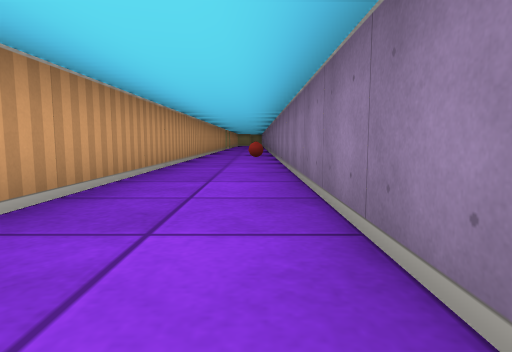
View 1 (above)

24 first-person views from a walk through a cub3D ray-caster map. The camera is about half as high as the walls, tilts 6° down and sees 75° across. The floor is counted in squares. Each view is taken from the middle of a square. On the plan, view 1 faces up. The plan holds only what a view shows up to about 9 squares ahead; the rest is blank.

View 2
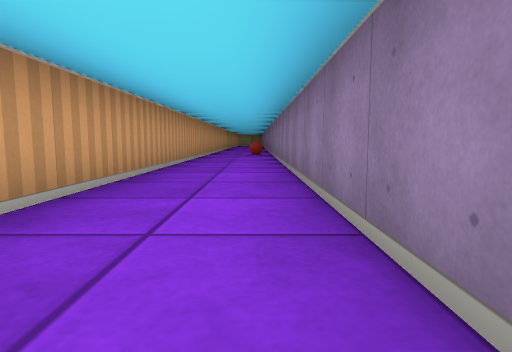

View 3
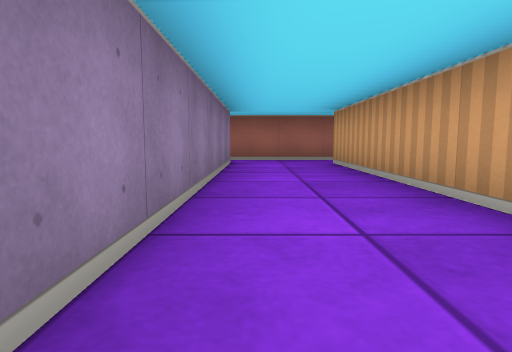

View 4
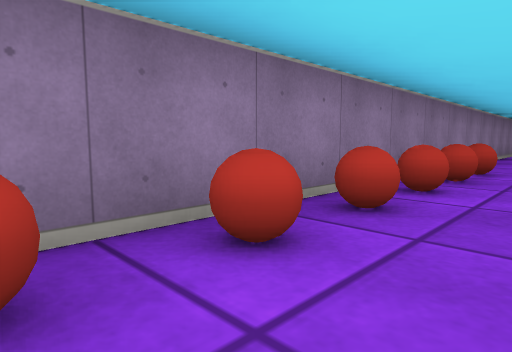

View 5
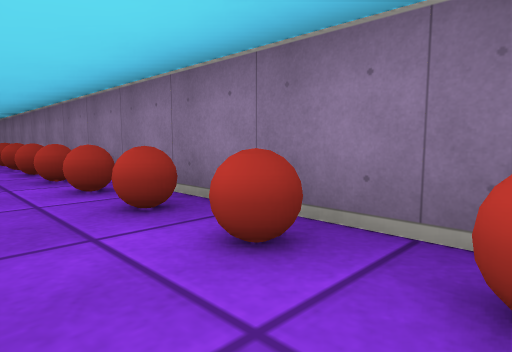

View 6
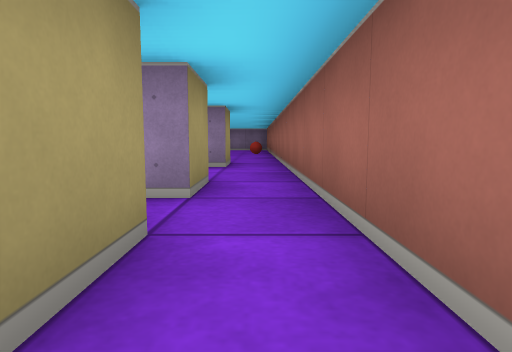

View 7
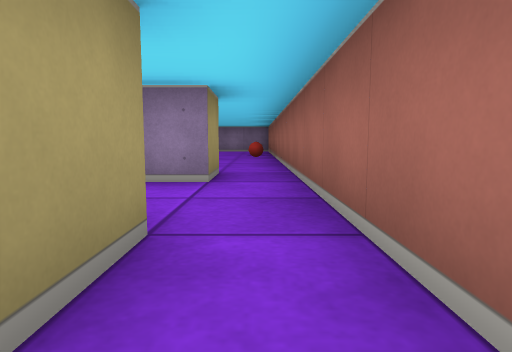

View 8
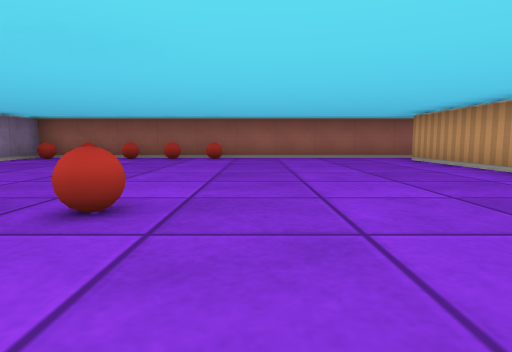

View 9
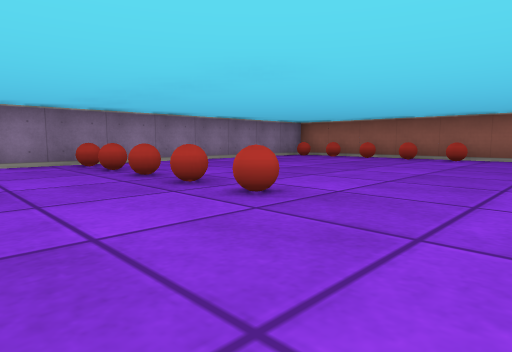

View 10
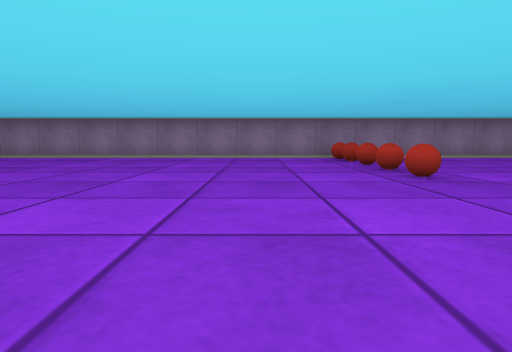

View 11
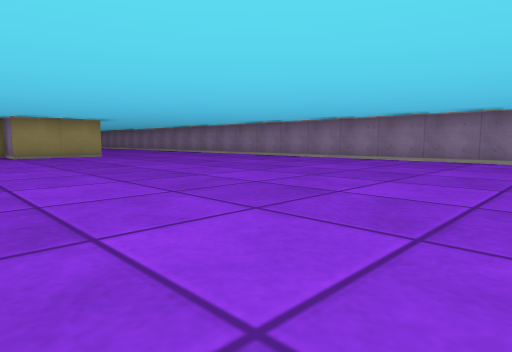

View 12
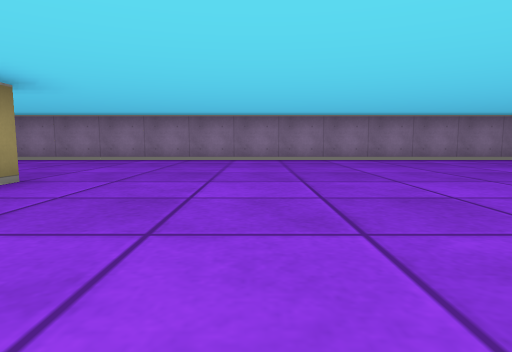

View 13
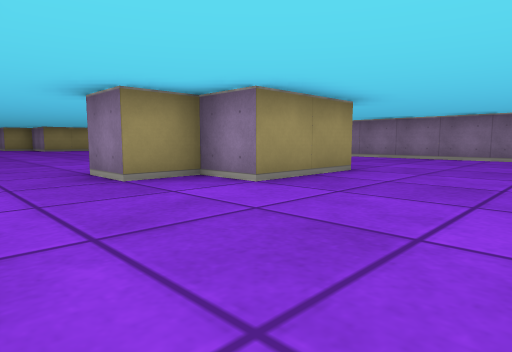

View 14
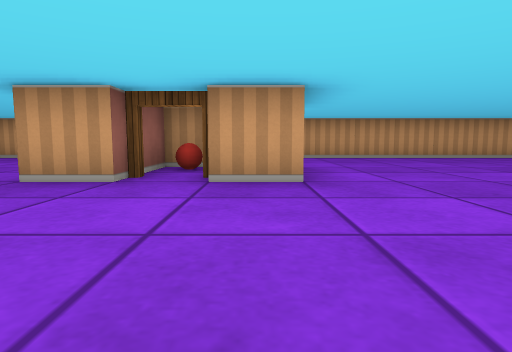

View 15
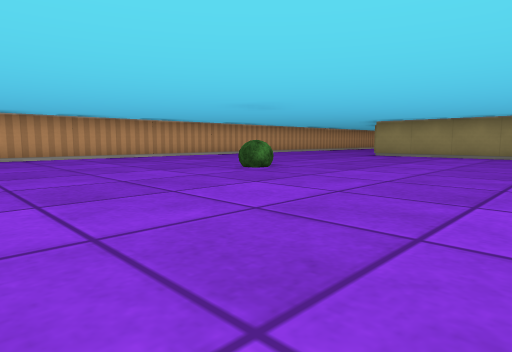

View 16
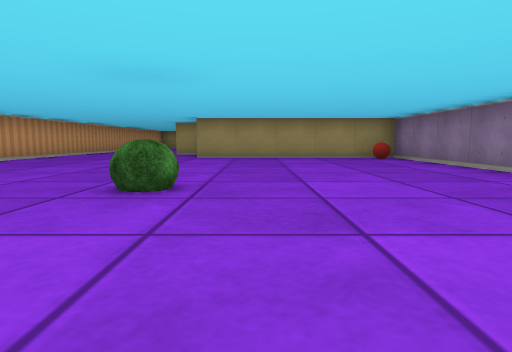

View 17
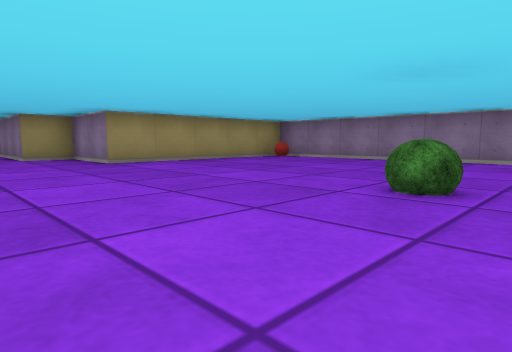

View 18
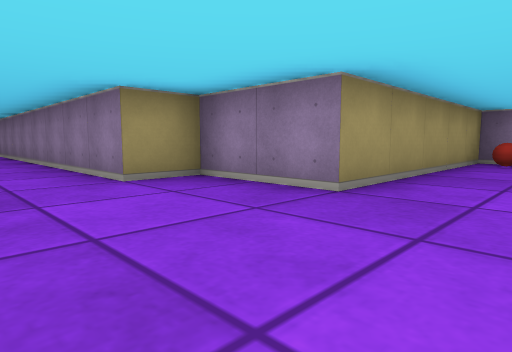

View 19
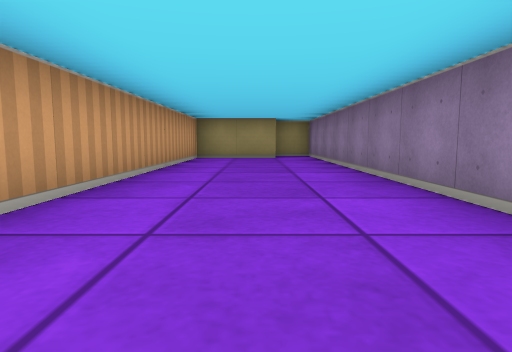

View 20
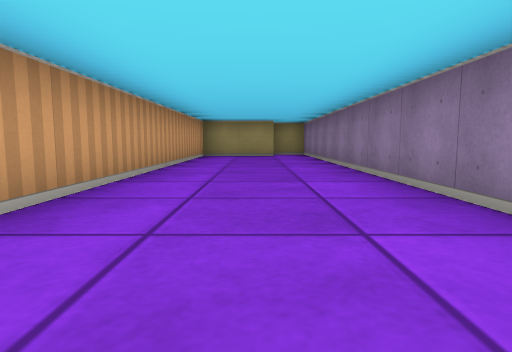

View 21
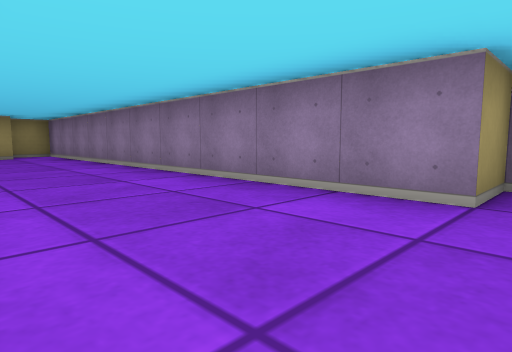

View 22
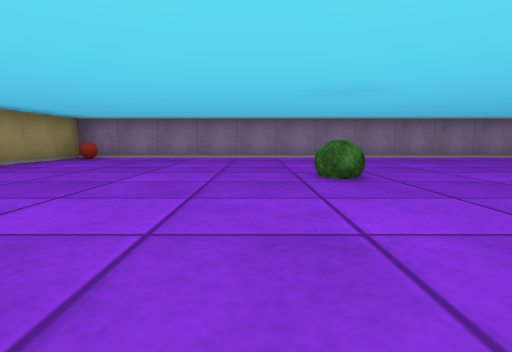

View 23
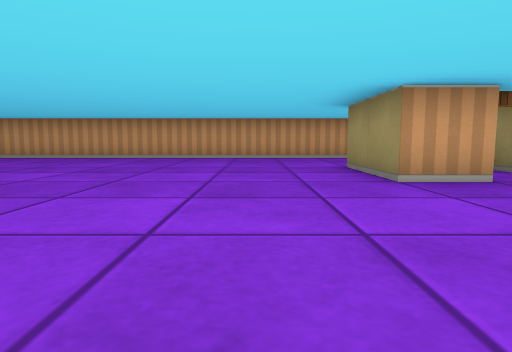

View 24
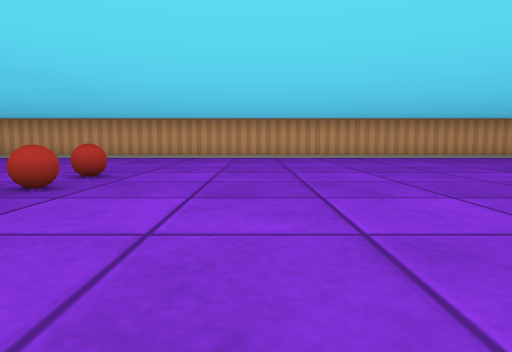

### Floor plan
Points are (right, up) in squares from view 1. A wall is a line through its corners. A room is listed if a view was taken in it or the views show most of it. See-through windows are left out.
Room 1 (views 1, 2, 3, 4, 5)
walls: (-1.5, 9.1) (-1.5, -3.5); (1.5, -3.5) (0.5, -3.5) (0.5, 23.1); (-1.5, -4.5) (1.5, -4.5)
ways out: opening at (-2, -4) to room 3; opening at (1, -4) to room 4
objects: ball (0, 9); ball (0, 10); ball (0, 11); ball (0, 12); ball (0, 13); ball (0, 14); ball (0, 15); ball (0, 16); ball (0, 17); ball (0, 18); other object (0, 19)
Room 2 (view 6)
walls: (-3.5, -3.5) (-4.5, -3.5); (-4.5, -4.5) (-3.5, -4.5)
ways out: opening at (-4, -4) to room 3
Room 3 (view 7)
walls: (-1.5, -3.5) (-2.5, -3.5) (-2.5, -3.1); (-3.5, -4.5) (-1.5, -4.5)
ways out: opening at (-2, -4) to room 1; opening at (-4, -4) to room 2
Room 4 (views 8, 9, 10, 11, 12, 13, 14, 15, 16, 17, 18, 19, 20, 21, 22, 23, 24)
walls: (6.5, 16.5) (6.5, 15.5) (4.5, 15.5) (4.5, 16.5) (3.5, 16.5) (3.5, 17.5); (6.5, 18.6) (6.5, 17.5); (1.5, 16.4) (1.5, -3.5); (1.5, 24.5) (1.5, 19.1); (1.5, 29.1) (1.5, 27.1); (1.5, -4.5) (10.5, -4.5) (10.5, 28.5) (5.5, 28.5) (5.5, 30.5) (4.5, 30.5) (4.5, 40.5) (3.6, 40.5); (3.6, 39.5) (1.5, 39.5) (1.5, 31.9)
ways out: opening at (1, -4) to room 1; open door at (6, 17) to room 5
objects: ball (6, -4); ball (6, 2); bush (6, 23); ball (7, -4); ball (7, 2); ball (8, -4); ball (8, 2); other object (9, -4); ball (9, 2); ball (10, -4); ball (10, 2); ball (10, 28)
Room 5 (no view inside)
walls: (4.5, 17.2) (4.5, 16.5) (6.5, 16.5); (5.5, 17.5) (5, 17.5)
ways out: open door at (6, 17) to room 4
objects: ball (5, 17)

Positions as (right, up) in squares from view 1, and headings:
1: (0, 0), facing up
2: (0, -1), facing up
3: (0, 3), facing down
4: (-1, 14), facing down-right
5: (-1, 12), facing up-right
6: (-5, -4), facing right
7: (-3, -4), facing right
8: (5, 4), facing down
9: (4, 4), facing down-right
10: (2, 4), facing right
11: (3, 6), facing up-right
12: (3, 13), facing right
13: (2, 13), facing up-right
14: (10, 18), facing left
15: (10, 19), facing up-left
16: (7, 20), facing up
17: (3, 22), facing up-right
18: (3, 27), facing up-right
19: (3, 31), facing up
20: (3, 30), facing up
21: (2, 30), facing up-right
22: (2, 24), facing right
23: (10, 14), facing left
24: (10, 4), facing left
